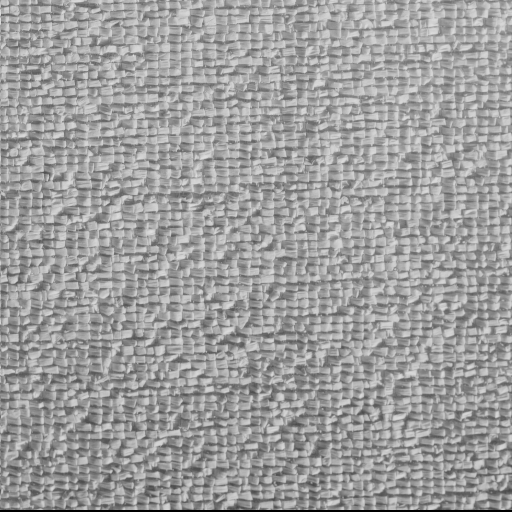
%> input picture 2d_pde/img/Raffia.tiff, 512 x 512 px
$ octave mean_envelope_demo.m   (GNU Octave 9; MATLAB toolbox functions it lacks are replaced by stand-ins)
%> lines starting %> are read from the running program, lines starting %| are printed output that depends on the picture; in (x1, y1, x2, y2) boxes, pixels count from 0 and x2, y2 are one past the last pixel; in counts of white or black regions, pixels touching at a corner belong together; the program's own positions count from 1
%> further down, signal is the input picture: size 512x512 uint8; min 0, max 222, mean 158
### 2d_pde/mean_envelope.m
function mean_env = mean_envelope(signal, k, T)
%> called with k = 0.4, T = 100


%Specifying parameters
CFL=0.40;
nx=size(signal,1);                           %Number of steps in space(x)
%> nx = 512
ny=size(signal,2);                           %Number of steps in space(y)
%> ny = 512
dt=CFL./k;                         %Width of each time step
nt=round(T./dt);                           %Number of time steps
dx=1;                     %Width of space step(x)
dy=1;                     %Width of space step(y)
x=1:nx;                        %Range of x(0,2) and specifying the grid points
%> x = 512 values from 1 to 512
y=1:ny;                        %Range of y(0,2) and specifying the grid points
%> y = 512 values from 1 to 512
% u=double(signal);                  %Preallocating u (initial signal)
un=zeros(nx,ny);                 %Preallocating un

vis=k;                         %Diffusion coefficient/viscocity

UW=0;                            %x=0 Dirichlet B.C
UE=0;                            %x=L Dirichlet B.C
US=0;                            %y=0 Dirichlet B.C
UN=0;                            %y=L Dirichlet B.C
UnW=0;                           %x=0 Neumann B.C (du/dn=UnW)
UnE=0;                           %x=L Neumann B.C (du/dn=UnE)
UnS=0;                           %y=0 Neumann B.C (du/dn=UnS)
UnN=0;                           %y=L Neumann B.C (du/dn=UnN)

%%
%Initial Conditions
u = double(signal);

%%
%B.C vector
bc=zeros(nx-2,ny-2);
% bc(1,:)=UW/dx^2; bc(nx-2,:)=UE/dx^2;  %Dirichlet B.Cs
% bc(:,1)=US/dy^2; bc(:,ny-2)=UN/dy^2;  %Dirichlet B.Cs
bc(1,:)=-UnW/dx; bc(nx-2,:)=UnE/dx;  %Neumann B.Cs
%> after `bc(1,:)=-UnW/dx`: bc: size 510x510 double; every value is 0
bc(:,1)=-UnS/dy; bc(:,nx-2)=UnN/dy;  %Neumann B.Cs
%> after `bc(:,1)=-UnS/dy`: bc: size 510x510 double; every value is 0
%> after `bc(:,nx-2)=UnN/dy`: bc: size 510x510 double; every value is 0
%B.Cs at the corners:
bc(1,1)=UW/dx^2+US/dy^2; bc(nx-2,1)=UE/dx^2+US/dy^2;
%> after `bc(1,1)=UW/dx^2+US/dy^2`: bc: size 510x510 double; every value is 0
%> after `bc(nx-2,1)=UE/dx^2+US/dy^2`: bc: size 510x510 double; every value is 0
bc(1,ny-2)=UW/dx^2+UN/dy^2; bc(nx-2,ny-2)=UE/dx^2+UN/dy^2;
bc=vis*dt*bc;

%Calculating the coefficient matrix for the implicit scheme
Ex=sparse(2:nx-2,1:nx-3,1,nx-2,nx-2);
Ax=Ex+Ex'-2*speye(nx-2);        %Dirichlet B.Cs
Ax(1,1)=-1; Ax(nx-2,nx-2)=-1;  %Neumann B.Cs
%> after `Ax(1,1)=-1`:
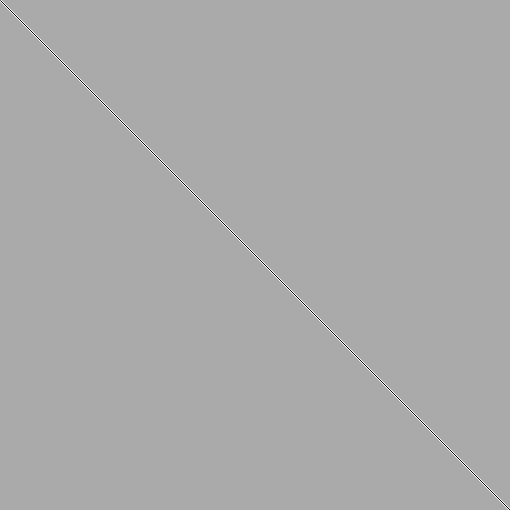
%> Ax: size 510x510 double; min -2, max 1, mean -3.84e-06; drawn with min black and max white
%> after `Ax(nx-2,nx-2)=-1`: Ax: size 510x510 double; under 0.01% of pixels changed, all inside (x1, y1, x2, y2) = (509, 509, 510, 510)
Ey=sparse(2:ny-2,1:ny-3,1,ny-2,ny-2);
Ay=Ey+Ey'-2*speye(ny-2);        %Dirichlet B.Cs
Ay(1,1)=-1; Ay(ny-2,ny-2)=-1;  %Neumann B.Cs
A=kron(Ay/dy^2,speye(nx-2))+kron(speye(ny-2),Ax/dx^2);
D=speye((nx-2)*(ny-2))-vis*dt*A;

%%
%Calculating the field variable for each time step
i=2:nx-1;
%> i = 510 values from 2 to 511
j=2:ny-1;
%> j = 510 values from 2 to 511
h = figure;

for it=0:nt
    un=u;

    % h=surf(x,y,u','EdgeColor','none');       %plotting the field variable
    surf(x,y,u','EdgeColor','none');       %plotting the field variable
    shading interp
    axis ([0 nx 0 ny 0 256])
    title({['2-D Diffusion with {\nu} = ',num2str(vis)];['time (\itt) = ',num2str(it*dt)]})
    xlabel('Spatial co-ordinate (x) \rightarrow')
    ylabel('{\leftarrow} Spatial co-ordinate (y)')
    zlabel('Transport property profile (u) \rightarrow')
    drawnow;

    % Capture the plot as an image
%> the run ends on the next line
    frame = getframe(h);
    filename = 'mean_envelope_demo';
    im = frame2im(frame);
    [imind,cm] = rgb2ind(im,256);
    % Write to the GIF File
    if it == 0
        imwrite(imind,cm,filename,'gif', 'Loopcount',inf);
    else
        imwrite(imind,cm,filename,'gif','WriteMode','append');
    end


    refreshdata(h)
    %Uncomment as necessary
    %Implicit method:
    U=un;U(1,:)=[];U(end,:)=[];U(:,1)=[];U(:,end)=[];
    U=reshape(U+bc,[],1);
    U=D\U;
    U=reshape(U,nx-2,ny-2);
    u(2:nx-1,2:ny-1)=U;
    %Boundary conditions
    %Dirichlet:
%     u(1,:)=UW;
%     u(nx,:)=UE;
%     u(:,1)=US;
%     u(:,ny)=UN;
    %Neumann:
    u(1,:)=u(2,:)-UnW*dx;
    u(nx,:)=u(nx-1,:)+UnE*dx;
    u(:,1)=u(:,2)-UnS*dy;
    u(:,ny)=u(:,ny-1)+UnN*dy;
    % [16 lines of commented-out code are left out]
end
mean_env = u;
end
% figure;
% surf(un);

### 2d_pde/mean_envelope_demo.m
signal = imread('./img/Raffia.tiff');
signal = signal(:,:,1);

% [17 lines of commented-out code are left out]


k = 0.4;
T = 100;
mean_env = mean_envelope(signal,k,T);
